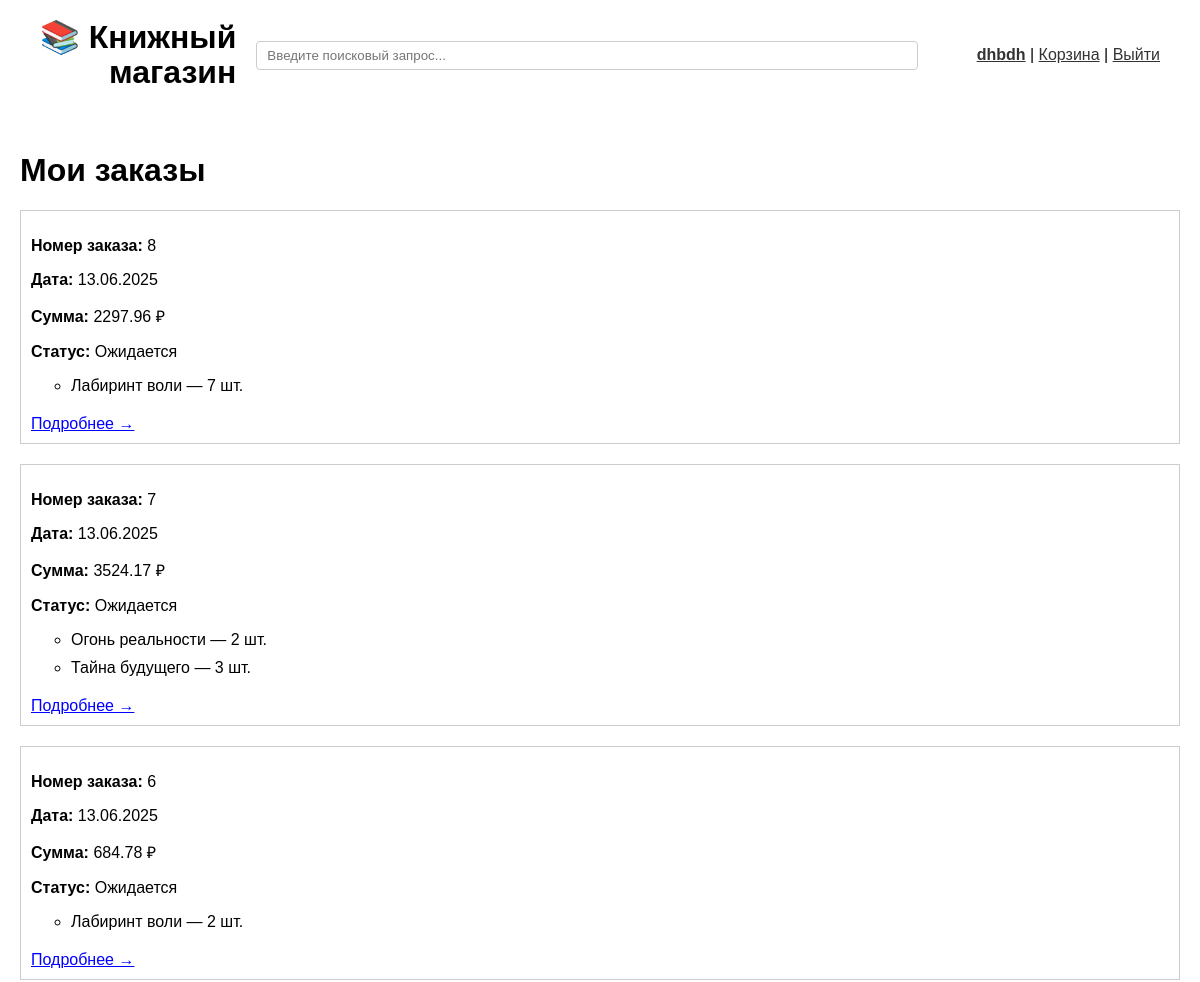
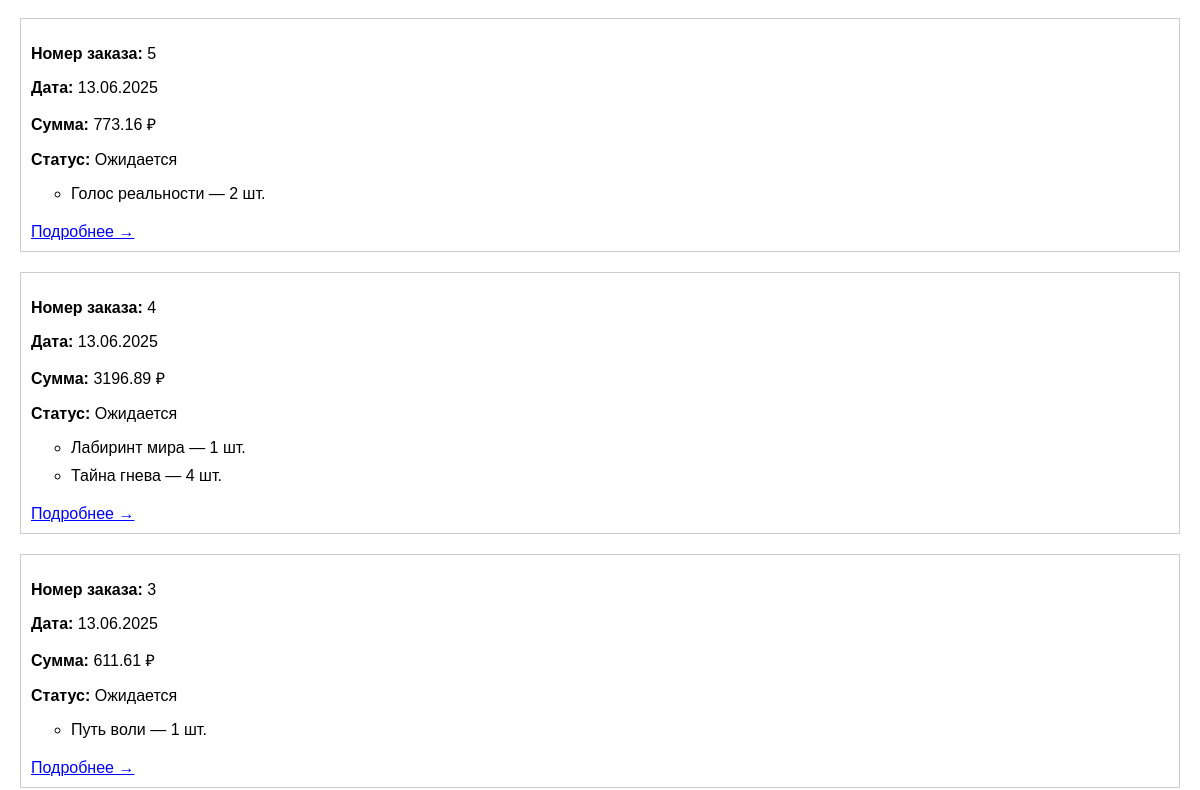
/orders (signed in, upper part), run on an earlier commit of the app's database (2 pictures, top to bottom).
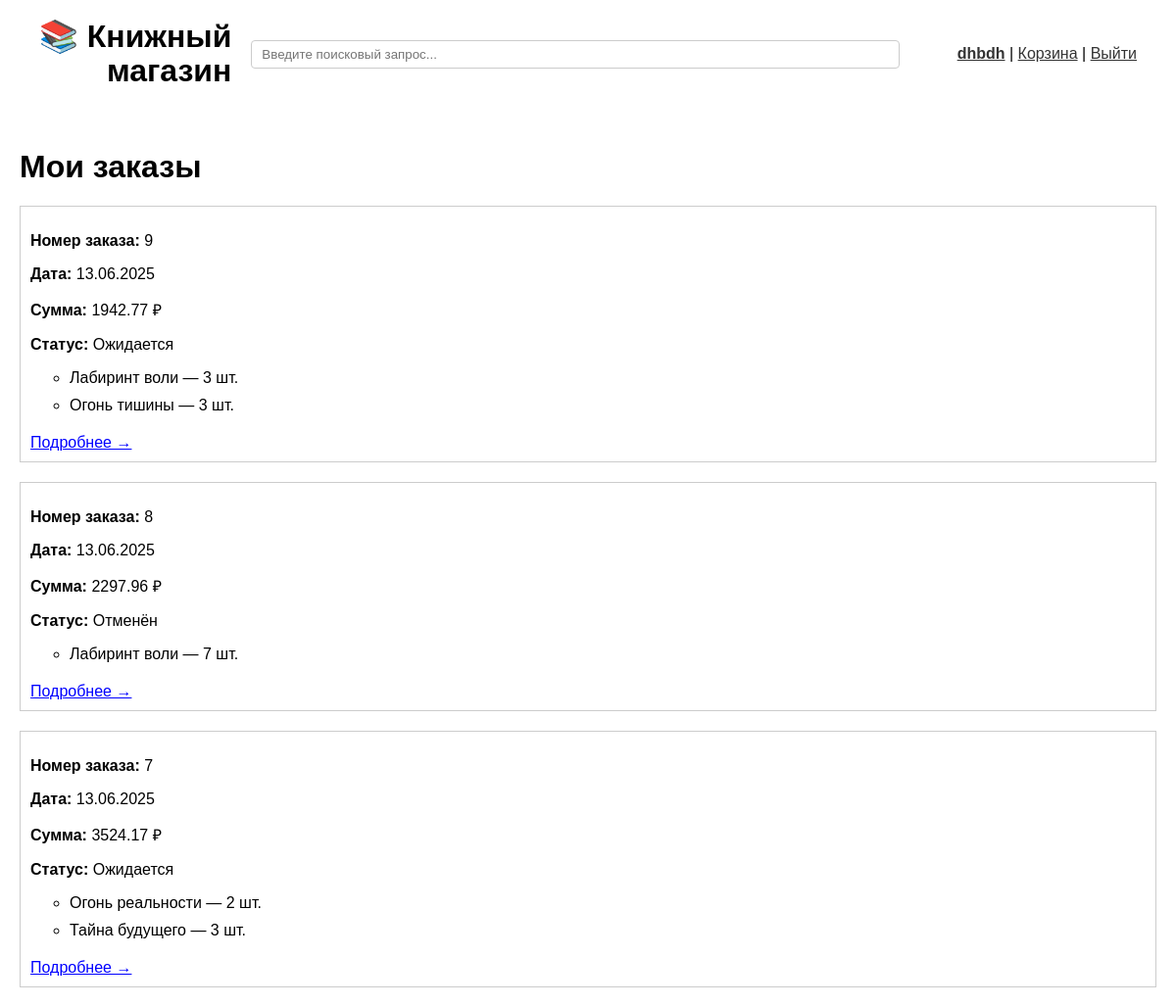
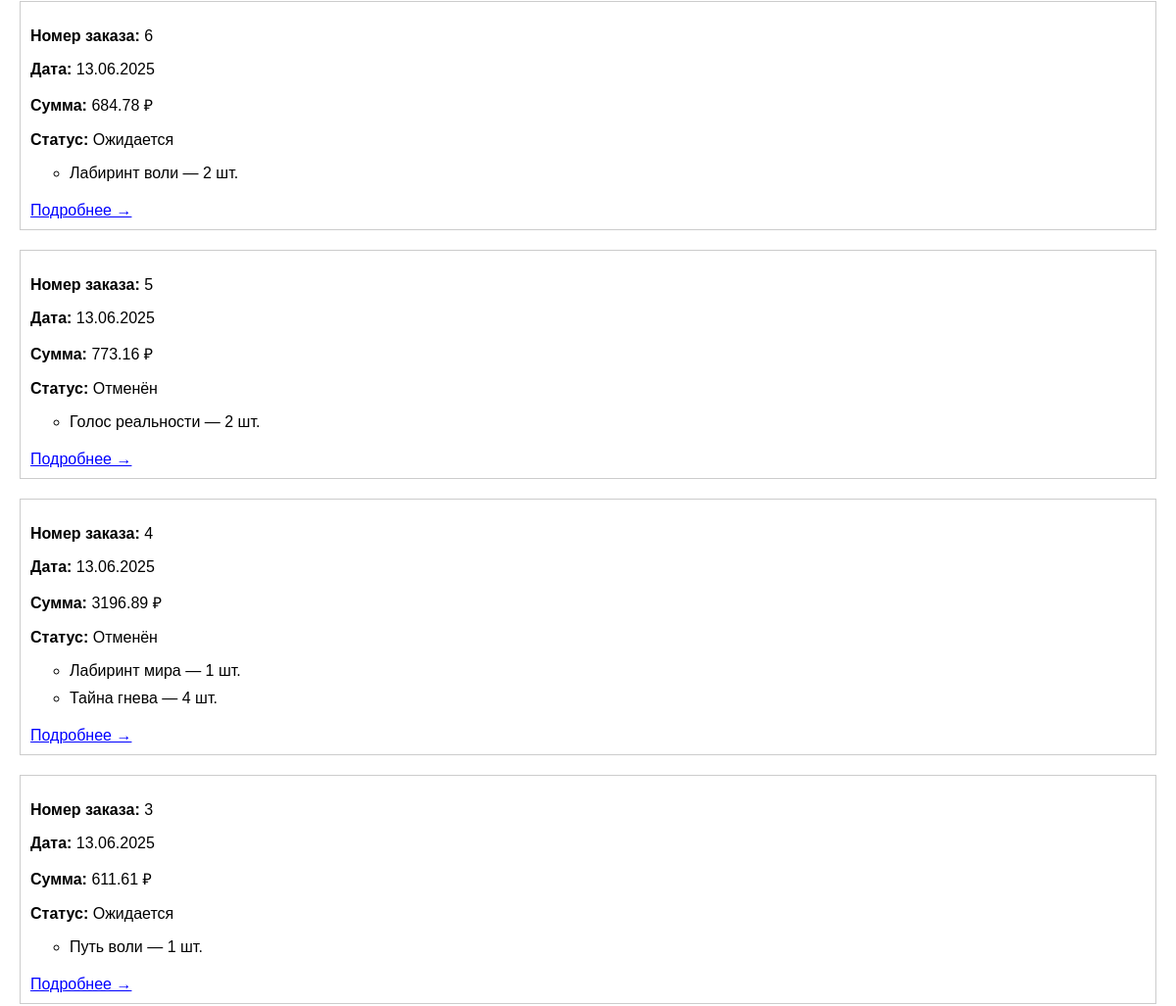
And on a later commit of the database (2 pictures, top to bottom).
### app/models.py (models this page shows, shortened)
class User(db.Model, UserMixin):
    id = db.Column(db.Integer, primary_key=True)
    first_name = db.Column(db.String(50), nullable=False)
    last_name = db.Column(db.String(50), nullable=False)
    full_name = f"{first_name} {last_name}"
    email = db.Column(db.String(120), unique=True, nullable=False)
    phone = db.Column(db.String(20))
    password = db.Column(db.String(100), nullable=False)
    cart_items = db.relationship('CartItem', back_populates='user', cascade='all, delete-orphan', passive_deletes=True)
    reviews = db.relationship('Review', backref='user', cascade='all, delete-orphan', passive_deletes=True)

class Order(db.Model):
    id = db.Column(db.Integer, primary_key=True)
    user_id = db.Column(db.Integer, db.ForeignKey('user.id'), nullable=False)
    date = db.Column(db.DateTime, default=datetime.utcnow)
    total_price = db.Column(db.Float, nullable=False)
    status = db.Column(db.String(50), default="Ожидается")
    items = db.relationship('OrderItem', backref='order', lazy=True)

class OrderItem(db.Model):
    id = db.Column(db.Integer, primary_key=True)
    order_id = db.Column(db.Integer, db.ForeignKey('order.id'), nullable=False)
    book_title = db.Column(db.String(256), nullable=False)
    quantity = db.Column(db.Integer, nullable=False)
    price_per_item = db.Column(db.Float, nullable=False)

### app/routes.py (the view)
@app.route('/orders')
@login_required
def orders():
    orders = Order.query.filter_by(user_id=current_user.id).order_by(Order.date.desc()).all()
    return render_template('orders.html', orders=orders)

### app/__init__.py (called while the page is built)
@login_manager.user_loader
def load_user(user_id):
    return User.query.get(int(user_id))

### app/routes.py (called while the page is built)
@app.context_processor
def inject_genres():
    return dict(genres=[g[0] for g in db.session.query(Book.genre).distinct() if g[0]])

### app/templates/orders.html (shortened to what this page needs)
{% extends 'base.html' %}
{% block content %}
<h1>Мои заказы</h1>
{% if orders %}
    <ul style="list-style: none; padding-left: 0;">
        {% for order in orders %}
            <li style="margin-bottom: 20px; border: 1px solid #ccc; padding: 10px;">
                <p><strong>Номер заказа:</strong> {{ order.id }}</p>
                <p><strong>Дата:</strong> {{ order.date.strftime('%d.%m.%Y') }}</p>
                <p><strong>Сумма:</strong> {{ "%.2f"|format(order.total_price) }} ₽</p>
                <p><strong>Статус:</strong> {{ order.status }}</p>
                <ul>
                    {% for item in order.items %}
                        <li>{{ item.book_title }} — {{ item.quantity }} шт.</li>
                    {% endfor %}
                </ul>
                <a href="{{ url_for('order_details', order_id=order.id) }}"
                style="display: inline-block; margin-top: 10px; text-decoration: underline; color: blue;">
                Подробнее →
                </a>
            </li>
        {% endfor %}
    </ul>
{% else %}
    <p>У вас пока нет заказов.</p>
{% endif %}
{% endblock %}

### app/templates/base.html (shortened to what this page needs)
<!DOCTYPE html>
<html lang="ru">
<head>
</head>
<body>
<div class="wrapper">
<header style="padding: 20px;">
    <div style="
        display: flex;
        flex-wrap: wrap;
        align-items: center;
        justify-content: space-between;
        gap: 20px;
    ">
        <div style="flex-shrink: 0;">
            <a href="{{ url_for('index') }}" style="text-decoration: none; color: inherit;">
                <h1 style="margin: 0; line-height: 1.1; white-space: nowrap; text-align: right;">
                    📚 Книжный<br>магазин
                </h1>
            </a>
        </div>
        <div style="
            display: flex;
            flex: 1;
            min-width: 250px;
            flex-wrap: wrap;
            justify-content: flex-end;
            align-items: center;
            gap: 10px;
        ">
            <form action="{{ url_for('search') }}" method="get" style="flex: 1; min-width: 150px;">
                <input type="text" name="q"
                       placeholder="Введите поисковый запрос..."
                       value="{{ request.args.get('q', '') }}"
                       style="width: 90%; padding: 6px 10px; border: 1px solid #ccc; border-radius: 4px;">
            </form>
            <div style="white-space: nowrap;">
                {% if current_user.is_authenticated %}
                    <a href="{{ url_for('profile') }}"><strong>{{ current_user.first_name }}</strong></a> |
                    <a href="{{ url_for('view_cart') }}">Корзина</a> |
                    <a href="{{ url_for('logout') }}">Выйти</a>
                {% else %}
                    <a href="{{ url_for('login') }}">Вход</a> |
                    <a href="{{ url_for('register') }}">Регистрация</a>
                {% endif %}
            </div>
        </div>
    </div>
</header>
<div class="container">
    <main class="main-content">
        {% block content %}{% endblock %}
    </main>
</div>
</div>
</body>
</html>

### app/templates/base.html (style rules this page uses)
html, body { height: 100%; margin: 0; padding: 0; font-family: sans-serif; }
.wrapper { flex: 1; display: flex; flex-direction: column; max-width: 1200px; margin: 0 auto; padding: 0 20px; min-height: 100vh; }
.main-content { flex: 1; padding: 20px 0; }
.container { display: flex; flex-direction: column; gap: 20px; }
header, footer { padding: 25px 20px; }
ul li { margin-bottom: 10px; }
a { color: #333; }

What changed in the data, as far as the page shows it:
added Order: id "9", date "13.06.2025", total_price "1942.77", status "Ожидается"
added OrderItem: book_title "Лабиринт воли", quantity "3", shown under "9"
added OrderItem: book_title "Огонь тишины", quantity "3", shown under "9"
changed Order id 8: status "Ожидается" → "Отменён"
changed Order id 5: status "Ожидается" → "Отменён"
changed Order id 4: status "Ожидается" → "Отменён"
